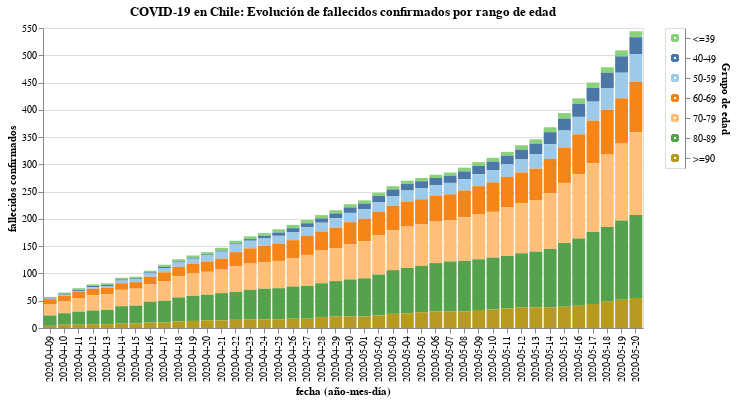

The notebook cell this image was saved under:
### Code cell
#hide_input
input_dropdown = alt.binding_select(options=data['Grupo de edad'].unique())
selection1 = alt.selection_single(fields=['Grupo de edad'], bind=input_dropdown, name=' ')
selection2 = alt.selection_multi(fields=['Grupo de edad'], on='mouseover')

color = alt.condition(selection1 | selection2,
                    alt.Color('Grupo de edad:N', scale=alt.Scale(scheme='tableau20'), legend=None),
                    alt.value('lightgray'))

bars = alt.Chart(data).mark_bar().encode(
    x = 'fecha (año-mes-día):N',
    y = 'fallecidos confirmados:Q',
    color = color,
    tooltip = ['fecha (año-mes-día)', 'Grupo de edad', 'fallecidos confirmados'],
    order=alt.Order(
    # Sort the segments of the bars by this field
    'index',
    sort='descending'
    )
).add_selection(
    selection1, selection2
).transform_filter(
    selection1
)

legend = alt.Chart(data).mark_point().encode(
    y=alt.Y('Grupo de edad', axis=alt.Axis(orient='right'), sort=grupo_de_edad),
    color=color
).add_selection(
    selection1, selection2
)

bars.properties(
    title = 'COVID-19 en Chile: Evolución de fallecidos confirmados por rango de edad',
    width = 600
) | legend

### Figure 1 — Vega-Lite specification as saved in the notebook (floating-point values rounded to 4 significant figures; data arrays with more than 128 entries replaced by an {"elided": "..."} marker saying what was removed)
{"config": {"view": {"continuousWidth": 400, "continuousHeight": 300}}, "hconcat": [{"mark": "bar", "encoding": {"color": {"condition": {"type": "nominal", "field": "Grupo de edad", "legend": null, "scale": {"scheme": "tableau20"}, "selection": {"or": [" ", "selector003"]}}, "value": "lightgray"}, "order": {"type": "quantitative", "field": "index", "sort": "descending"}, "tooltip": [{"type": "nominal", "field": "fecha (año-mes-día)"}, {"type": "nominal", "field": "Grupo de edad"}, {"type": "quantitative", "field": "fallecidos confirmados"}], "x": {"type": "nominal", "field": "fecha (año-mes-día)"}, "y": {"type": "quantitative", "field": "fallecidos confirmados"}}, "selection": {" ": {"type": "single", "fields": ["Grupo de edad"], "bind": {"input": "select", "options": ["<=39", "40-49", "50-59", "60-69", "70-79", "80-89", ">=90"]}}, "selector003": {"type": "multi", "fields": ["Grupo de edad"], "on": "mouseover"}}, "title": "COVID-19 en Chile: Evolución de fallecidos confirmados por rango de edad", "transform": [{"filter": {"selection": " "}}], "width": 600}, {"mark": "point", "encoding": {"color": {"condition": {"type": "nominal", "field": "Grupo de edad", "legend": null, "scale": {"scheme": "tableau20"}, "selection": {"or": [" ", "selector003"]}}, "value": "lightgray"}, "y": {"type": "nominal", "axis": {"orient": "right"}, "field": "Grupo de edad", "sort": ["<=39", "40-49", "50-59", "60-69", "70-79", "80-89", ">=90"]}}, "selection": {" ": {"type": "single", "fields": ["Grupo de edad"], "bind": {"input": "select", "options": ["<=39", "40-49", "50-59", "60-69", "70-79", "80-89", ">=90"]}}, "selector003": {"type": "multi", "fields": ["Grupo de edad"], "on": "mouseover"}}}], "data": {"name": "data-e7fbdd99606b189ed3a066460353f759"}, "$schema": "https://vega.github.io/schema/vega-lite/v4.8.1.json", "datasets": {"data-e7fbdd99606b189ed3a066460353f759": {"elided": "294 records"}}}
